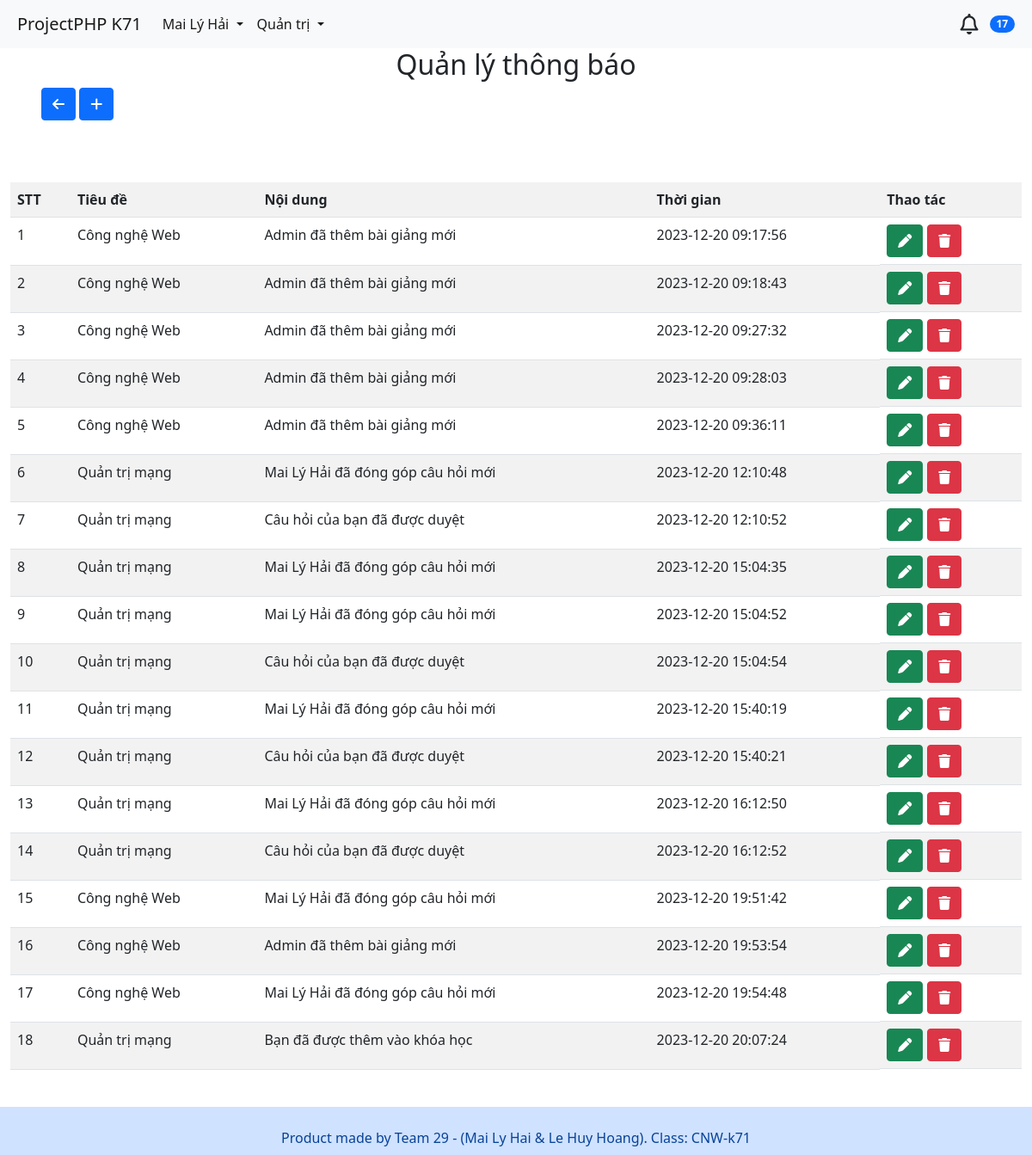
/src/NotificationManagement.php (signed in), run on the app's committed database.
### tables this page shows
CREATE TABLE `notifications` (
  `id` int(11) NOT NULL,
  `tittle` varchar(255) NOT NULL,
  `description` varchar(255) NOT NULL,
  `time` datetime NOT NULL
);

### function.php (called while the page is built, shortened)
<?php
include 'connectdb.php';
function getNotifications()
{
    global $conn;
    $sql = "SELECT * FROM notifications
            ";
    $result = mysqli_query($conn, $sql);
    $notifications = mysqli_fetch_all($result, MYSQLI_ASSOC);
    return $notifications;
}
function getNotificationsByUserId($userId)
{
    global $conn;
    $sql = "SELECT n.id, n.tittle, n.description, n.time, un.is_read FROM notifications n
            JOIN user_notifications un ON n.id = un.notification_id
            WHERE un.user_id = '$userId'";
    $result = mysqli_query($conn, $sql);
    $notifications = mysqli_fetch_all($result, MYSQLI_ASSOC);
    return $notifications;
}

### src/NotificationManagement.php (the view, shortened to what this page needs)
<?php
include_once "../function.php";
$notifications = getNotifications();
?>
<!DOCTYPE html>
<html lang="en	">
<head>
    <link href="https://cdn.jsdelivr.net/npm/bootstrap@5.0.2/dist/css/bootstrap.min.css" rel="stylesheet"
>
</head>
<body>
    <?php include 'navbar.php'; ?>
    <main style="min-height: 100vh; width: 100%;">
        <div class="" style="text-align: center;">
            <h2>Quản lý thông báo</h2>
        </div>
        <div class="align-items-center ms-5">
            <a href="Lesson.php" class="btn btn-primary"><i class="fa-solid fa-arrow-left"></i></a>
            <button type="button" class="btn btn-primary">
                <a href="AddNotification.php" style="color: inherit; text-decoration: none;"><i
                        class="fa-solid fa-plus"></i> </a>
            </button>
        </div>
        <div class="d-flex flex-wrap flex-column align-items-center" style="padding: 1%;margin: 5% 0 0 0; ">
            <table class="table table-striped">
                <tr>
                    <th>STT</th>
                    <th>Tiêu đề</th>
                    <th>Nội dung</th>
                    <th>Thời gian</th>
                    <th>Thao tác</th>
                </tr>
                <?php
                $i = 0;
                foreach ($notifications as $n) {
                    $i++;
                    echo "<tr>
                    <td>" . $i . "</td>
                    <td>" . $n['tittle'] . "</td>
                    <td>" . $n['description'] . "</td>
                    <td>" . $n['time'] . "</td>";
                    echo "<td style='display: flex;gap:5px;'>
                       <form method='GET' action='editNotification.php'>
                            <input type='hidden' value='" . $n['id'] . "' name='id'/>
                            <button type='submit' class='btn btn-success' title='Edit'>
                            <i class='fa-solid fa-pen'></i>
                            </button>
                        </form>
                        <form method='POST'>
                            <input type='hidden' value='" . $n['id'] . "' name='id'/>
                            <button type='submit' name='btn-delete' class='btn btn-danger' title='Delete'>
                            <i class='fa-solid fa-trash'></i>
                            </button>
                        </form>
                    </td>";
                }
                ?>
            </table>
        </div>
    </main>
    <?php include 'footer.php'; ?>
</body>
</html>

### data on the page
notifications: tittle "Công nghệ Web", description "Admin đã thêm bài giảng mới", time "2023-12-20 09:17:56"
notifications: tittle "Công nghệ Web", description "Admin đã thêm bài giảng mới", time "2023-12-20 09:18:43"
notifications: tittle "Công nghệ Web", description "Admin đã thêm bài giảng mới", time "2023-12-20 09:27:32"
notifications: tittle "Công nghệ Web", description "Admin đã thêm bài giảng mới", time "2023-12-20 09:28:03"
notifications: tittle "Công nghệ Web", description "Admin đã thêm bài giảng mới", time "2023-12-20 09:36:11"
notifications: tittle "Quản trị mạng", description "Mai Lý Hải đã đóng góp câu hỏi mới", time "2023-12-20 12:10:48"
notifications: tittle "Quản trị mạng", description "Câu hỏi của bạn đã được duyệt", time "2023-12-20 12:10:52"
notifications: tittle "Quản trị mạng", description "Mai Lý Hải đã đóng góp câu hỏi mới", time "2023-12-20 15:04:35"
notifications: tittle "Quản trị mạng", description "Mai Lý Hải đã đóng góp câu hỏi mới", time "2023-12-20 15:04:52"
notifications: tittle "Quản trị mạng", description "Câu hỏi của bạn đã được duyệt", time "2023-12-20 15:04:54"
notifications: tittle "Quản trị mạng", description "Mai Lý Hải đã đóng góp câu hỏi mới", time "2023-12-20 15:40:19"
notifications: tittle "Quản trị mạng", description "Câu hỏi của bạn đã được duyệt", time "2023-12-20 15:40:21"
notifications: tittle "Quản trị mạng", description "Mai Lý Hải đã đóng góp câu hỏi mới", time "2023-12-20 16:12:50"
notifications: tittle "Quản trị mạng", description "Câu hỏi của bạn đã được duyệt", time "2023-12-20 16:12:52"
notifications: tittle "Công nghệ Web", description "Mai Lý Hải đã đóng góp câu hỏi mới", time "2023-12-20 19:51:42"
notifications: tittle "Công nghệ Web", description "Admin đã thêm bài giảng mới", time "2023-12-20 19:53:54"
notifications: tittle "Công nghệ Web", description "Mai Lý Hải đã đóng góp câu hỏi mới", time "2023-12-20 19:54:48"
notifications: tittle "Quản trị mạng", description "Bạn đã được thêm vào khóa học", time "2023-12-20 20:07:24"

### other printed values
$_SESSION['currentUser']['fullname'] "Mai Lý Hải"
count($listNotification) - $read "17"
